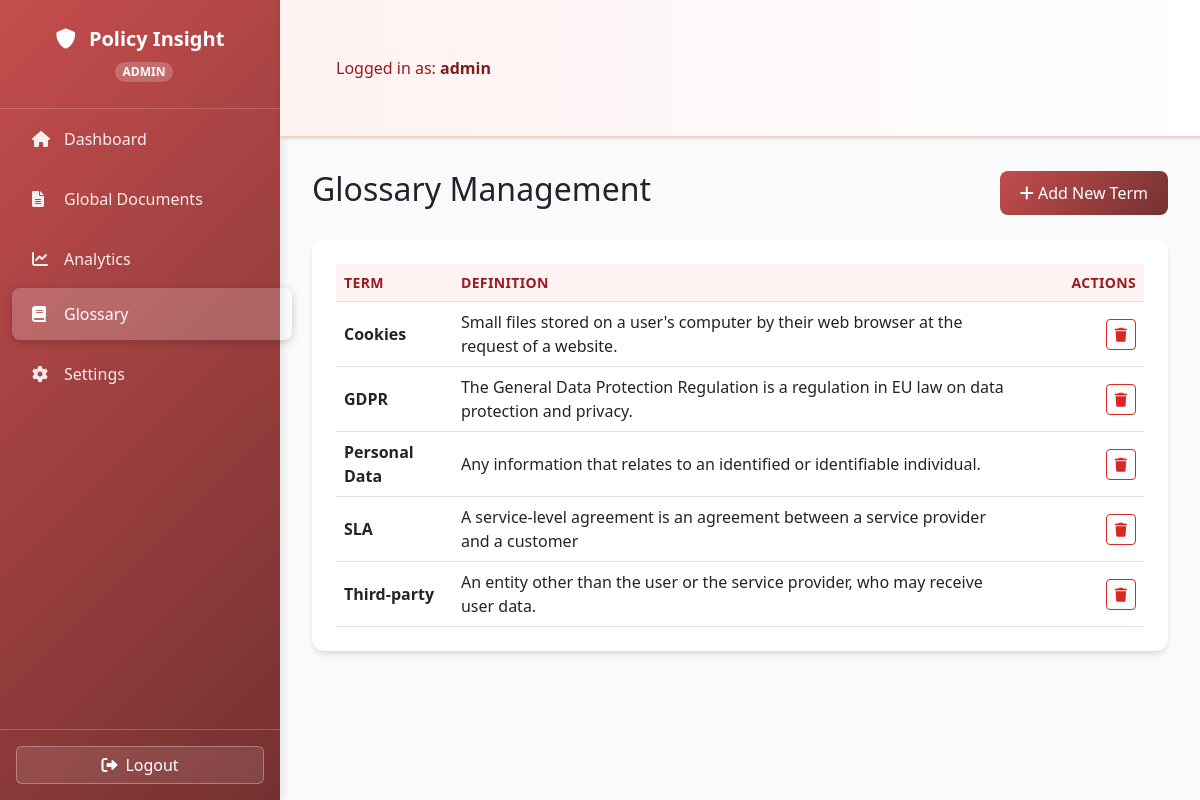
The app's page /admin/glossary (signed in), older data.
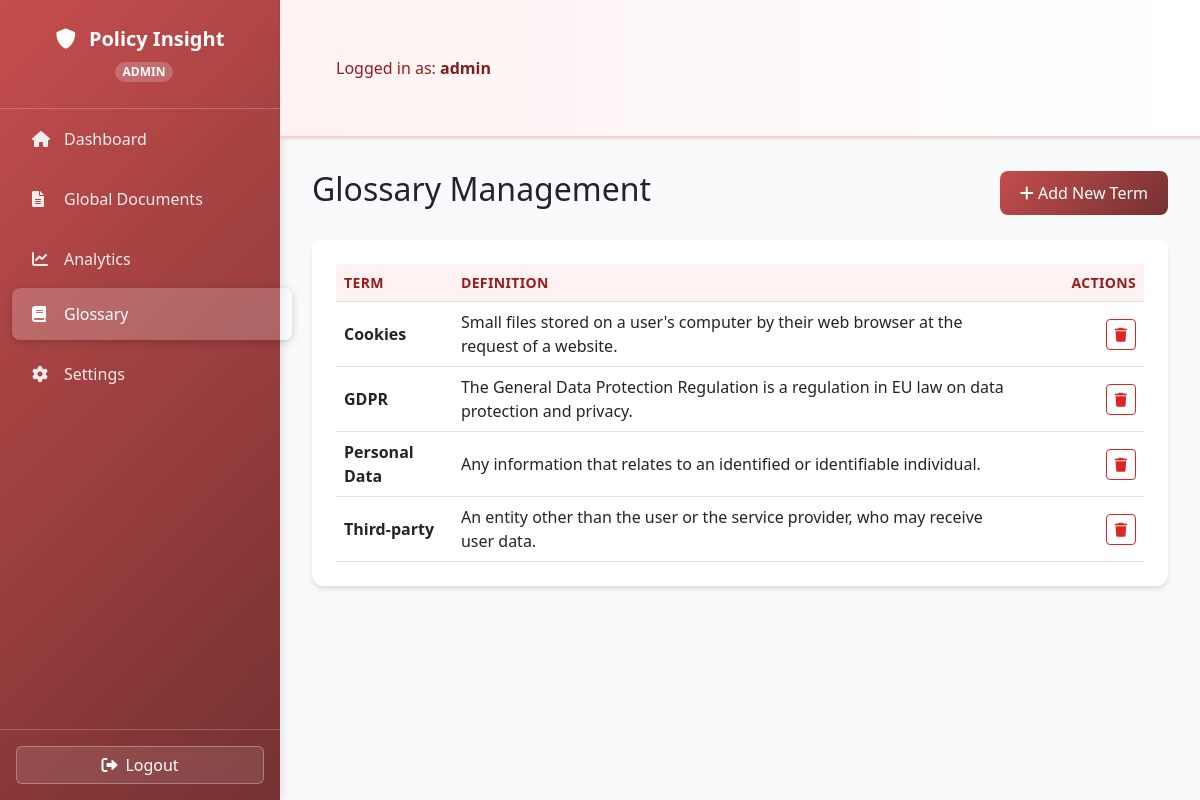
The same page, newer data.
### tables this page shows
CREATE TABLE glossary (id INTEGER PRIMARY KEY AUTOINCREMENT, term TEXT UNIQUE NOT NULL, definition TEXT NOT NULL);

### index.py (the view, shortened to what this page needs)
@app.route('/admin/glossary', methods=['GET', 'POST'])
@login_required(role="admin")
def admin_glossary():
    conn = get_db_connection()
    glossary_terms = conn.execute('SELECT * FROM glossary ORDER BY term').fetchall()
    conn.close()
    return render_template('admin_glossary.html', glossary_terms=glossary_terms)

### index.py (called while the page is built)
def get_db_connection():
    conn = sqlite3.connect(DATABASE)
    conn.row_factory = sqlite3.Row
    return conn

### templates/admin_glossary.html (shortened to what this page needs)
{% extends "layout.html" %}
{% block content %}
<div class="d-flex justify-content-between align-items-center mb-4">
    <h2>Glossary Management</h2>
    <button class="btn btn-primary" data-bs-toggle="modal" data-bs-target="#addTermModal">
        <i class="fas fa-plus"></i> Add New Term
    </button>
</div>
<div class="card">
    <div class="card-body">
        <div class="table-responsive">
            <table class="table table-hover align-middle">
                <thead>
                    <tr>
                        <th>Term</th>
                        <th>Definition</th>
                        <th class="text-end" style="width: 120px;">Actions</th>
                    </tr>
                </thead>
                <tbody>
                    {% for item in glossary_terms %}
                    <tr>
                        <td><strong>{{ item['term'] }}</strong></td>
                        <td>{{ item['definition'] }}</td>
                        <td class="text-end">
                            <form action="{{ url_for('admin_delete_term', term_id=item['id']) }}" method="post" class="d-inline">
                                <button type="submit" class="btn btn-sm btn-outline-danger" onclick="return confirm('Are you sure you want to delete this term?');">
                                    <i class="fas fa-trash"></i>
                                </button>
                            </form>
                        </td>
                    </tr>
                    {% else %}
                    <tr>
                        <td colspan="3" class="text-center">No glossary terms found. Add one to get started.</td>
                    </tr>
                    {% endfor %}
                </tbody>
            </table>
        </div>
    </div>
</div>
{% endblock %}

Row changes from the older to the newer data that the page shows:
removed glossary: term "SLA", definition "A service-level agreement is an agreement between a service provider and a customer"
